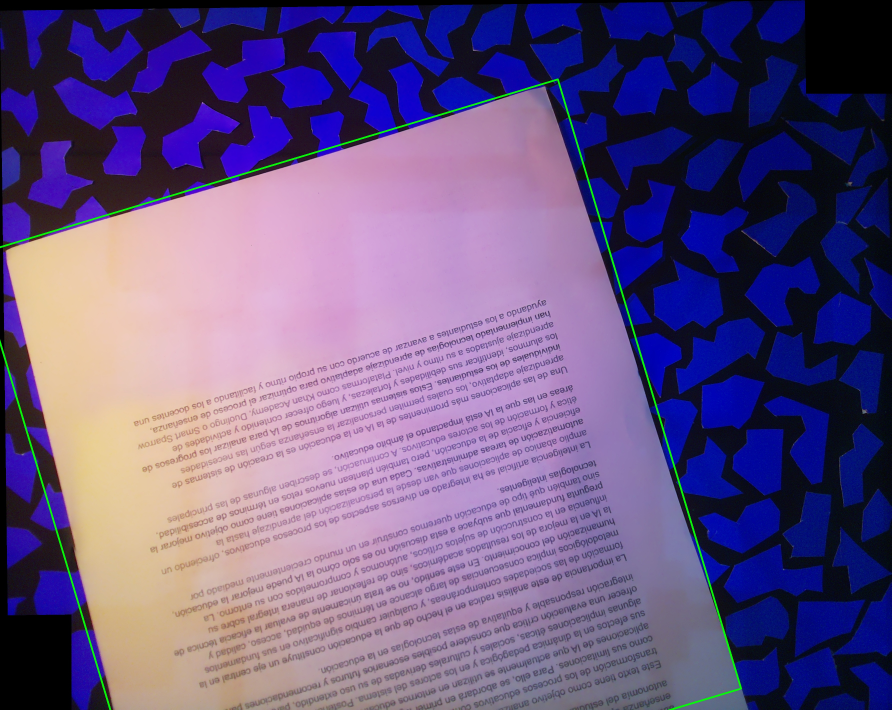
#> input picture debug_imgs/20250707_201642_paper_polygon.jpg, 3566 x 2839 px (shown at 1/4 size)
$ python -i ImageStitcher2.py   (imports and definitions only)
#> lines starting #> are read from the running program, lines starting #| are printed output that depends on the picture
from unittest import result
from xml.sax import handler

from ImageClasses.ImageToStitch import ImageToStitch
import numpy as np
import cv2
import os
import matplotlib.pyplot as plt


class ImageStitcher2:
    def __init__(self, area_threshold=0.3,
                 perimeter_threshold=0.3,
                 min_matches=4,
                 processing_scale=0.5,
                 debug=False):

        self.area_threshold = area_threshold
        self.perimeter_threshold = perimeter_threshold
        self.min_matches = min_matches
        self.processing_scale = processing_scale
        self.debug = debug

    def stitch_and_extract(self, images):
        if not images:
            return None, None, None, None

        final_image, result_handler = self.stitch_images(images)

        if final_image is None or result_handler is None:
            return None, None, None, None

        contour_hoja = None
        if result_handler.binary is not None:
            contours, _ = cv2.findContours(
                result_handler.binary, cv2.RETR_EXTERNAL, cv2.CHAIN_APPROX_SIMPLE)

            if contours:
                # Encontrar el contorno con mayor área
                contour_hoja = max(contours, key=cv2.contourArea)

                # Puedes ajustar 0.08 según tu caso
                epsilon = 0.08 * cv2.arcLength(contour_hoja, True)
                approx_contour = cv2.approxPolyDP(contour_hoja, epsilon, True)
                if len(approx_contour) == 4:
                    contour_hoja = approx_contour
                else:
                    rect = cv2.minAreaRect(contour_hoja)
                    contour_hoja = np.int0(cv2.boxPoints(rect))

        # Extraer la paper mask
        paper_mask = result_handler.binary
        return final_image, contour_hoja, paper_mask, result_handler.text_mask

    # [481 lines left out: functions stitch_images, transform_and_combine_masks, find_similar_contours, not called in this run]

>>> import cv2
>>> picture = cv2.imread('../debug_imgs/20250707_201642_paper_polygon.jpg', cv2.IMREAD_GRAYSCALE)
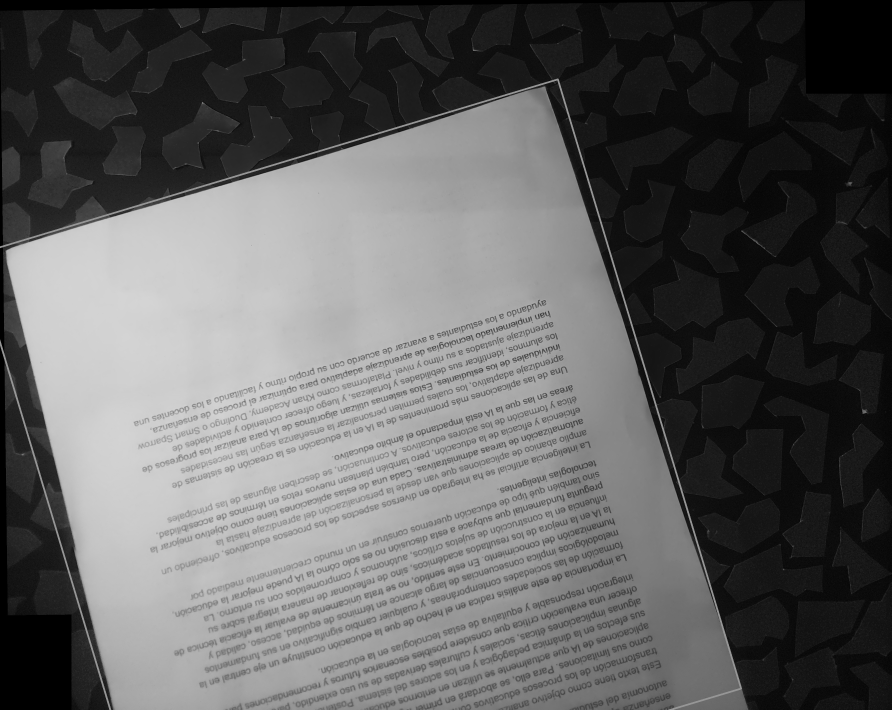
#> picture: shape (2839, 3566) (shown at 1/4 size); min 0, max 220, mean 96.9
>>> result = ImageStitcher2().stitch_and_extract(picture)
#> (the run stopped early here; a loop or call above may not have finished)

$ run again, on debug_imgs/20250707_203650_paper_polygon.jpg
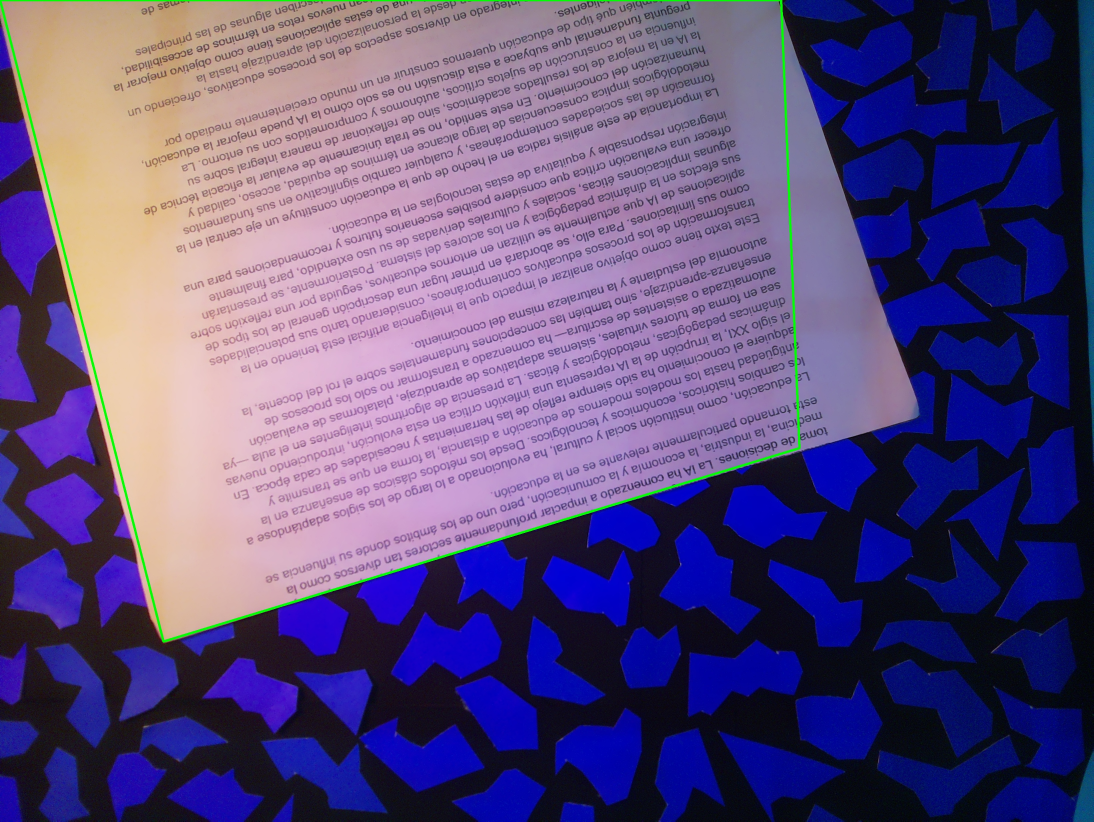
#> input picture debug_imgs/20250707_203650_paper_polygon.jpg, 3280 x 2464 px (shown at 1/3 size)
#> `picture = cv2.imread('../debug_imgs/20250707_201642_paper_polygon.jpg'..`:
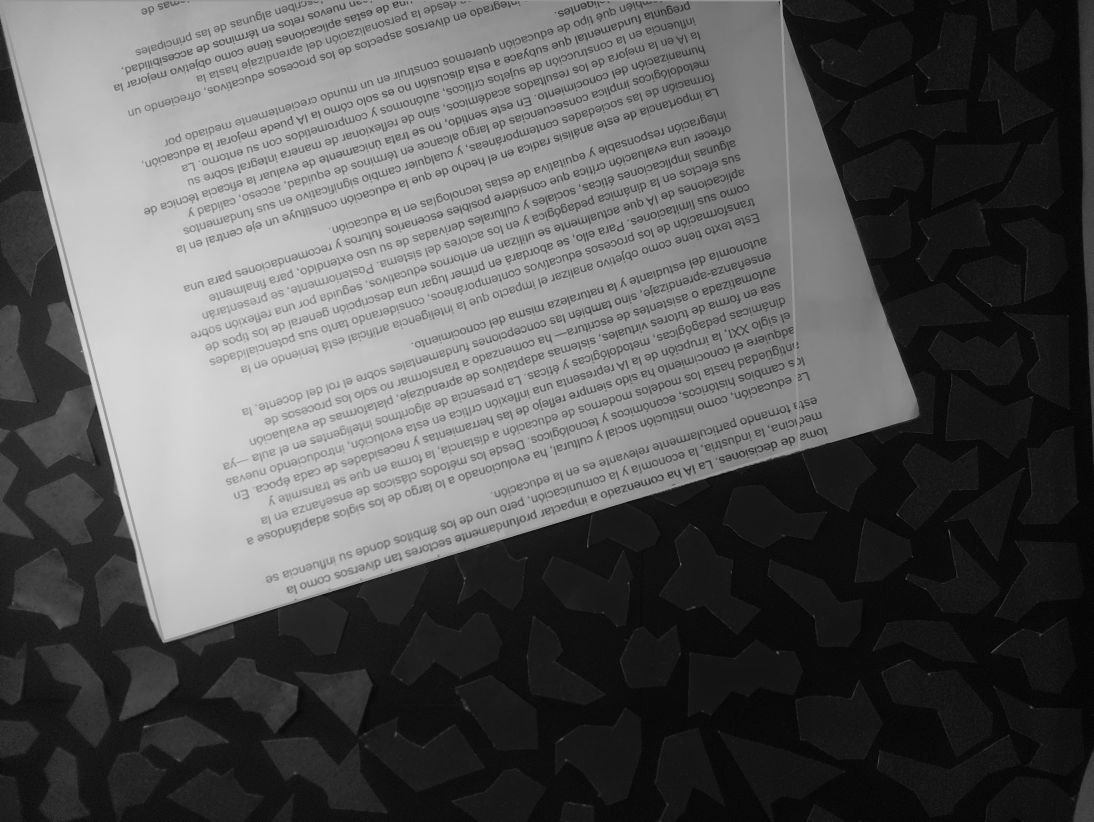
#> picture: shape (2464, 3280) (shown at 1/3 size); min 0, max 219, mean 88.4

$ run again, on debug_imgs/20250707_204825_paper_polygon.jpg
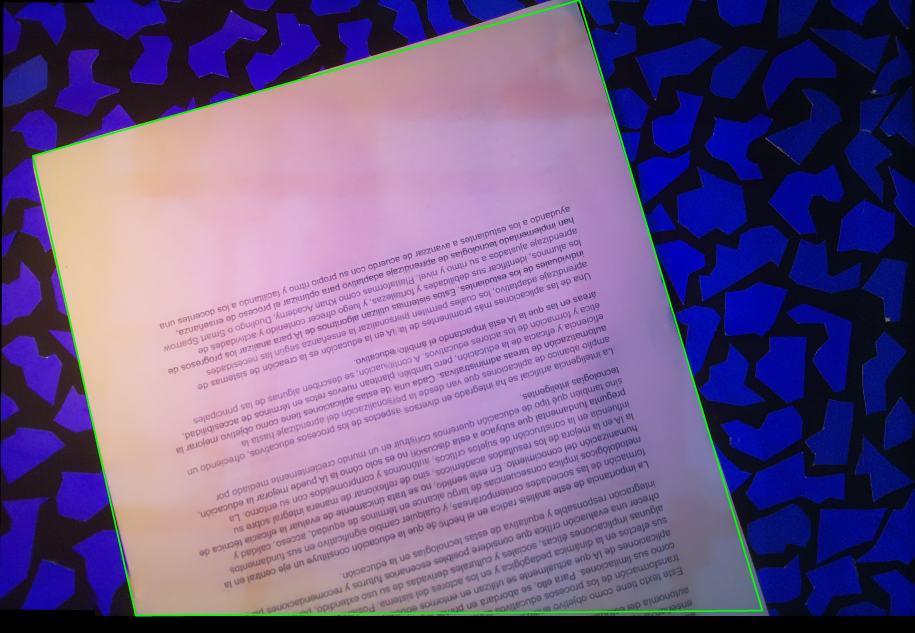
#> input picture debug_imgs/20250707_204825_paper_polygon.jpg, 3660 x 2529 px (shown at 1/4 size)
#> `picture = cv2.imread('../debug_imgs/20250707_201642_paper_polygon.jpg'..`:
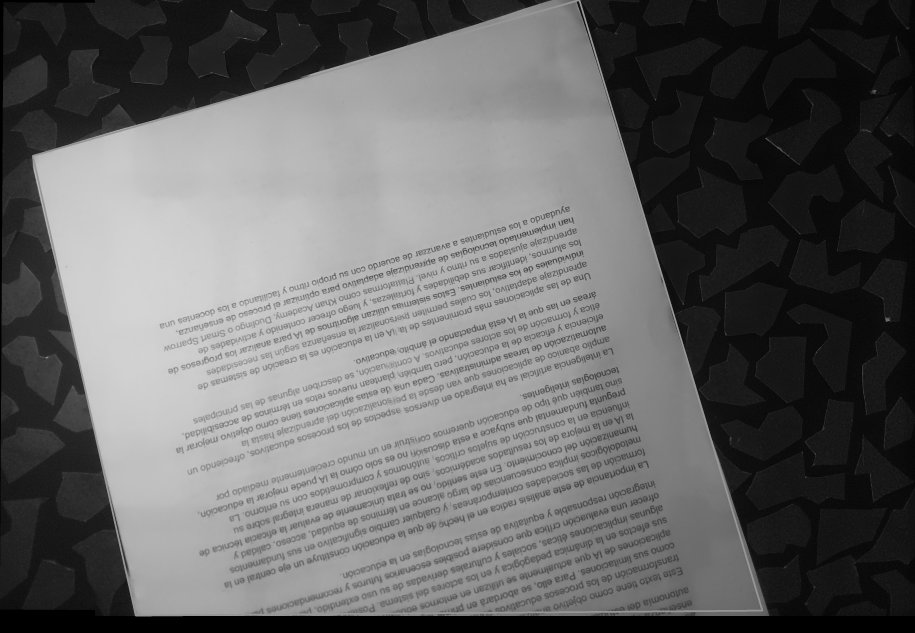
#> picture: shape (2529, 3660) (shown at 1/4 size); min 0, max 214, mean 101.4
